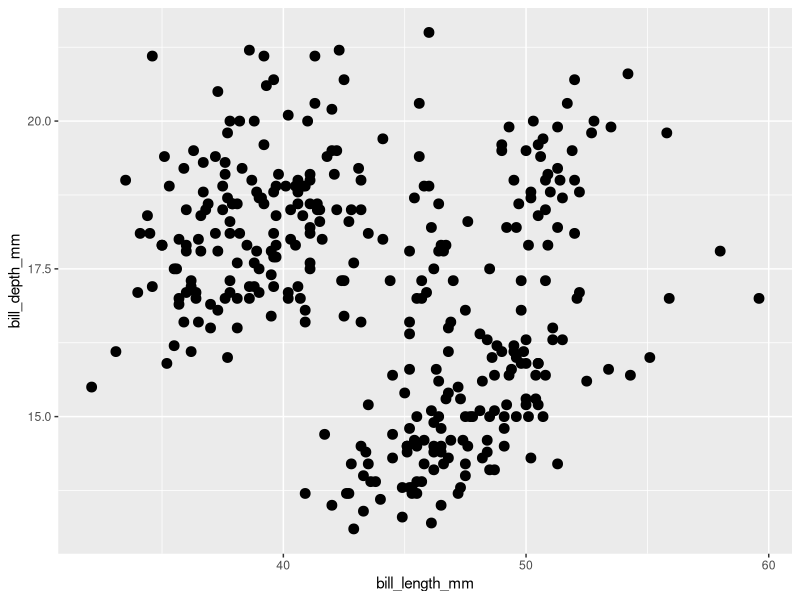
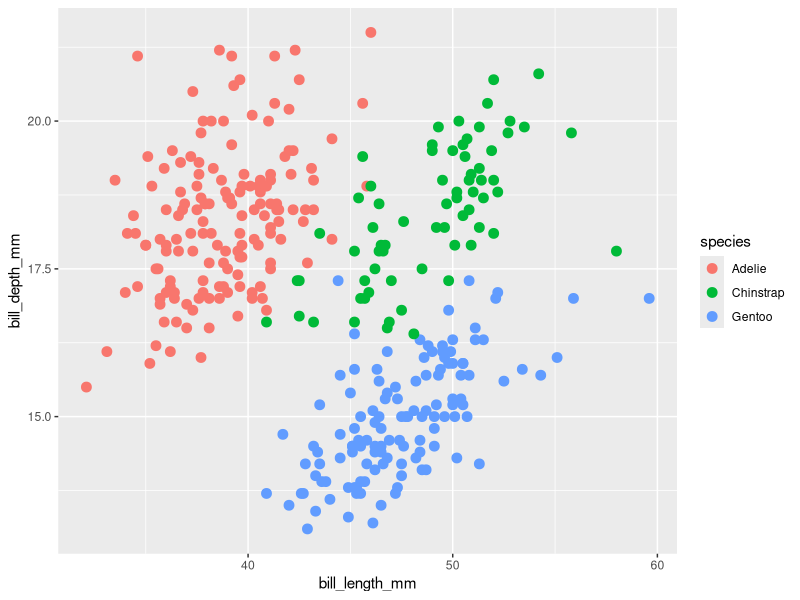
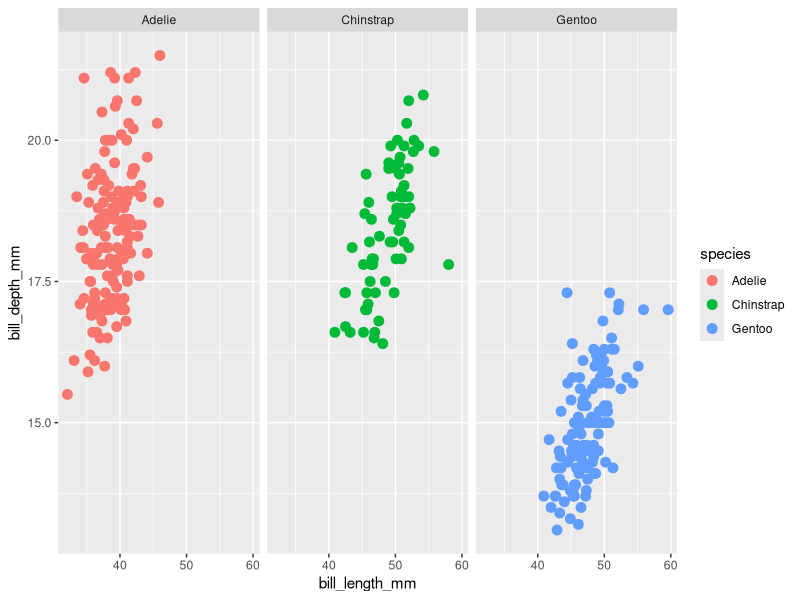
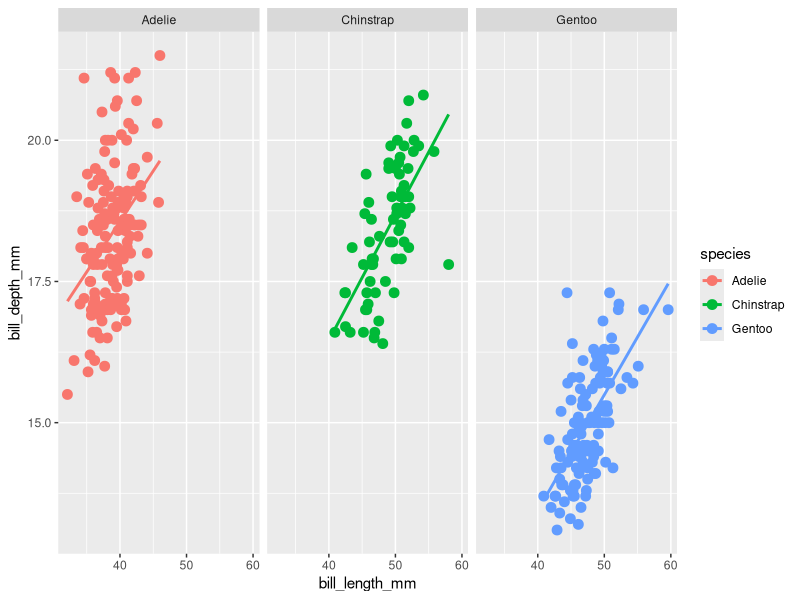
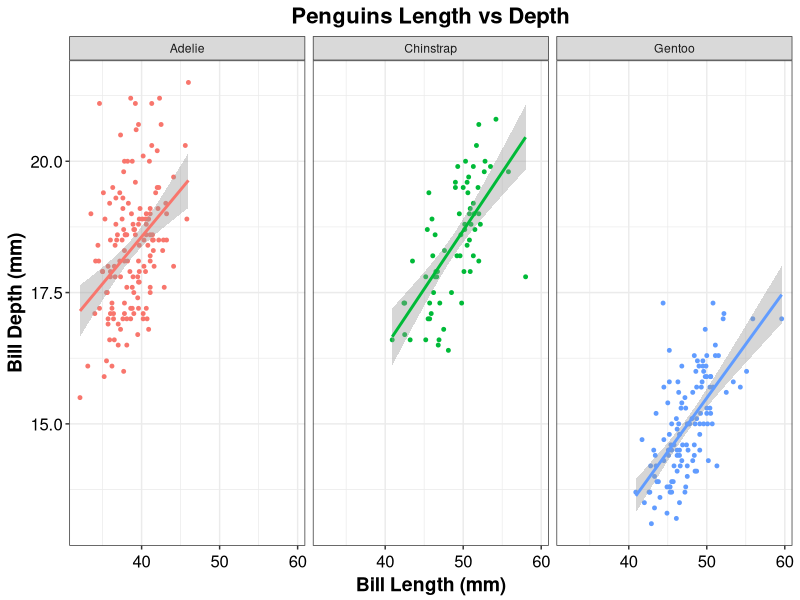

Generate these figures, in order, with R:
## ---- chunk 1
library(palmerpenguins)
data(package = 'palmerpenguins')
head(penguins)
library(ggplot2)
library(dplyr)
penguins <- penguins
## ---- chunk 2
ggplot(penguins, aes(x=  bill_length_mm, y= bill_depth_mm)) +
  geom_point(size = 3, shape = 19) 
## ---- chunk 3
ggplot(penguins, aes(x=  bill_length_mm, y= bill_depth_mm, color =species)) +
  geom_point(size = 3, shape = 19) 
## ---- chunk 4
ggplot(penguins, aes(x=  bill_length_mm, y= bill_depth_mm, color =species)) +
  geom_point(size = 3, shape = 19) +
  facet_wrap(~ species)

## ---- chunk 5
ggplot(penguins, aes(x=  bill_length_mm, y= bill_depth_mm, color =species)) +
  geom_point(size = 3, shape = 19) +
  facet_wrap(~ species) +
  geom_smooth(method = "lm", se = FALSE)
## ---- chunk 6
ggplot(penguins, aes(x=  bill_length_mm, y= bill_depth_mm, color =species)) +
  geom_point(size = 1, shape = 19) +
   theme_bw() +
  theme(legend.position = "none") +
 labs(title = "Penguins Length vs Depth",
       x = "Bill Length (mm)",
       y = "Bill Depth (mm)") +
  facet_wrap(~ species) +
  geom_smooth(method = "lm",
              scales="free") +
  theme(plot.title = element_text(hjust=0.5, face = "bold", size = 16)) +
   theme(axis.text.x  = element_text(size = 12, vjust = 0.5, color = "black"), 
        axis.text.y  = element_text(size = 12, vjust = 0.5, color = "black"),
        axis.title.x = element_text(size = 14, vjust = 0.25, face = "bold", color = "black"),
        axis.title.y = element_text(size = 14, vjust = 1,    face = "bold", color = "black")) 
  
## ---- chunk 7
mod <- lm(body_mass_g ~ flipper_length_mm, data =
            penguins)
summary(mod)
